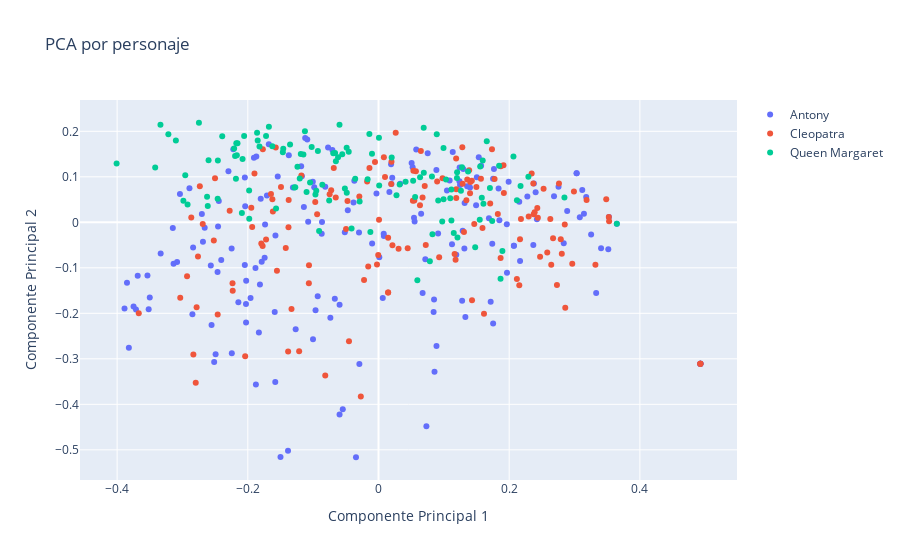

Notebook code cell kept with this figure:
### Code cell
from sklearn.decomposition import PCA

pca_gpt = PCA(n_components=2, svd_solver="arpack")
X_train_red = pca_gpt.fit_transform(paragraph_embeddings)

fig = go.Figure()

for character in np.unique(y_train):
    mask_train = y_train == character
    fig.add_trace(go.Scatter(
        x=X_train_red[mask_train, 0],
        y=X_train_red[mask_train, 1],
        mode='markers',
        name=f'{character}'
    ))

fig.update_layout(
    title='PCA por personaje',
    xaxis_title='Componente Principal 1',
    yaxis_title='Componente Principal 2'
)

fig.show()
